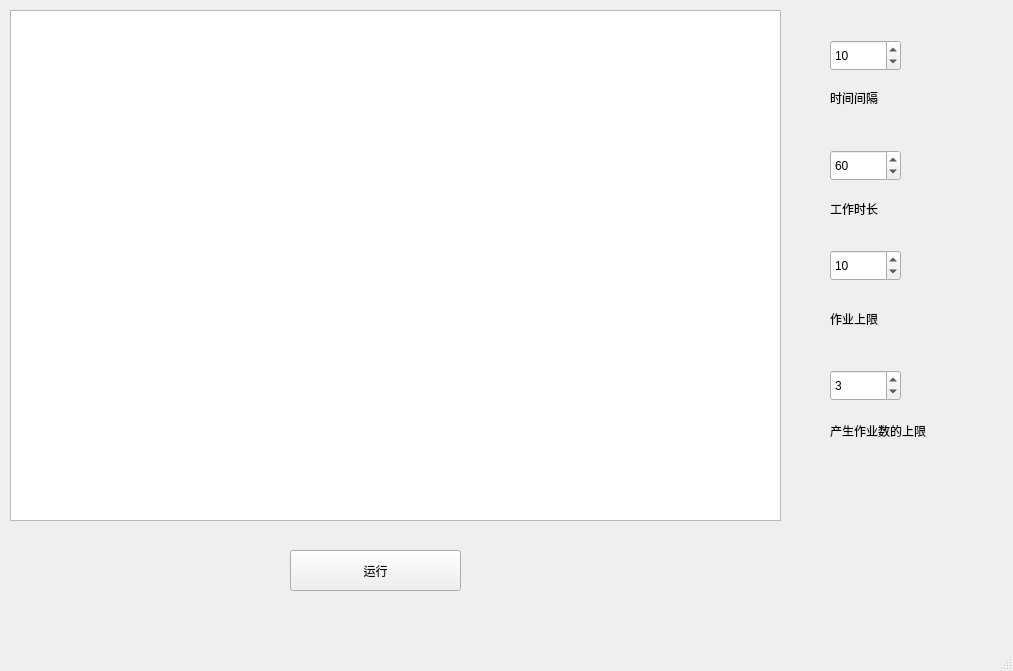
<?xml version="1.0" encoding="UTF-8"?>
<ui version="4.0">
 <class>MainWindow</class>
 <widget class="QMainWindow" name="MainWindow">
  <property name="geometry">
   <rect>
    <x>0</x>
    <y>0</y>
    <width>1013</width>
    <height>671</height>
   </rect>
  </property>
  <property name="minimumSize">
   <size>
    <width>1013</width>
    <height>671</height>
   </size>
  </property>
  <property name="maximumSize">
   <size>
    <width>1013</width>
    <height>671</height>
   </size>
  </property>
  <property name="windowTitle">
   <string>MainWindow</string>
  </property>
  <widget class="QWidget" name="centralwidget">
   <widget class="QPushButton" name="pushButton">
    <property name="geometry">
     <rect>
      <x>290</x>
      <y>550</y>
      <width>171</width>
      <height>41</height>
     </rect>
    </property>
    <property name="text">
     <string>运行</string>
    </property>
   </widget>
   <widget class="QLabel" name="label_2">
    <property name="geometry">
     <rect>
      <x>830</x>
      <y>90</y>
      <width>81</width>
      <height>16</height>
     </rect>
    </property>
    <property name="text">
     <string>时间间隔</string>
    </property>
   </widget>
   <widget class="QLabel" name="label_3">
    <property name="geometry">
     <rect>
      <x>830</x>
      <y>200</y>
      <width>81</width>
      <height>18</height>
     </rect>
    </property>
    <property name="text">
     <string>工作时长</string>
    </property>
   </widget>
   <widget class="QLabel" name="label_4">
    <property name="geometry">
     <rect>
      <x>830</x>
      <y>310</y>
      <width>81</width>
      <height>18</height>
     </rect>
    </property>
    <property name="text">
     <string>作业上限</string>
    </property>
   </widget>
   <widget class="QLabel" name="label_5">
    <property name="geometry">
     <rect>
      <x>830</x>
      <y>420</y>
      <width>141</width>
      <height>21</height>
     </rect>
    </property>
    <property name="text">
     <string>产生作业数的上限</string>
    </property>
   </widget>
   <widget class="QTextBrowser" name="textBrowser">
    <property name="geometry">
     <rect>
      <x>10</x>
      <y>10</y>
      <width>771</width>
      <height>511</height>
     </rect>
    </property>
    <property name="html">
     <string>&lt;!DOCTYPE HTML PUBLIC &quot;-//W3C//DTD HTML 4.0//EN&quot; &quot;http://www.w3.org/TR/REC-html40/strict.dtd&quot;&gt;
&lt;html&gt;&lt;head&gt;&lt;meta name=&quot;qrichtext&quot; content=&quot;1&quot; /&gt;&lt;style type=&quot;text/css&quot;&gt;
p, li { white-space: pre-wrap; }
&lt;/style&gt;&lt;/head&gt;&lt;body style=&quot; font-family:'.AppleSystemUIFont'; font-size:13pt; font-weight:400; font-style:normal;&quot;&gt;
&lt;p style=&quot;-qt-paragraph-type:empty; margin-top:0px; margin-bottom:0px; margin-left:0px; margin-right:0px; -qt-block-indent:0; text-indent:0px; font-family:'SimSun'; font-size:9pt;&quot;&gt;&lt;br /&gt;&lt;/p&gt;&lt;/body&gt;&lt;/html&gt;</string>
    </property>
   </widget>
   <widget class="QSpinBox" name="spinBox">
    <property name="geometry">
     <rect>
      <x>830</x>
      <y>40</y>
      <width>71</width>
      <height>31</height>
     </rect>
    </property>
    <property name="value">
     <number>10</number>
    </property>
   </widget>
   <widget class="QSpinBox" name="spinBox_2">
    <property name="geometry">
     <rect>
      <x>830</x>
      <y>150</y>
      <width>71</width>
      <height>31</height>
     </rect>
    </property>
    <property name="value">
     <number>60</number>
    </property>
   </widget>
   <widget class="QSpinBox" name="spinBox_3">
    <property name="geometry">
     <rect>
      <x>830</x>
      <y>250</y>
      <width>71</width>
      <height>31</height>
     </rect>
    </property>
    <property name="value">
     <number>10</number>
    </property>
   </widget>
   <widget class="QSpinBox" name="spinBox_4">
    <property name="geometry">
     <rect>
      <x>830</x>
      <y>370</y>
      <width>71</width>
      <height>31</height>
     </rect>
    </property>
    <property name="value">
     <number>3</number>
    </property>
   </widget>
  </widget>
  <widget class="QMenuBar" name="menubar">
   <property name="geometry">
    <rect>
     <x>0</x>
     <y>0</y>
     <width>1013</width>
     <height>24</height>
    </rect>
   </property>
  </widget>
  <widget class="QStatusBar" name="statusbar"/>
 </widget>
 <resources/>
 <connections/>
</ui>
